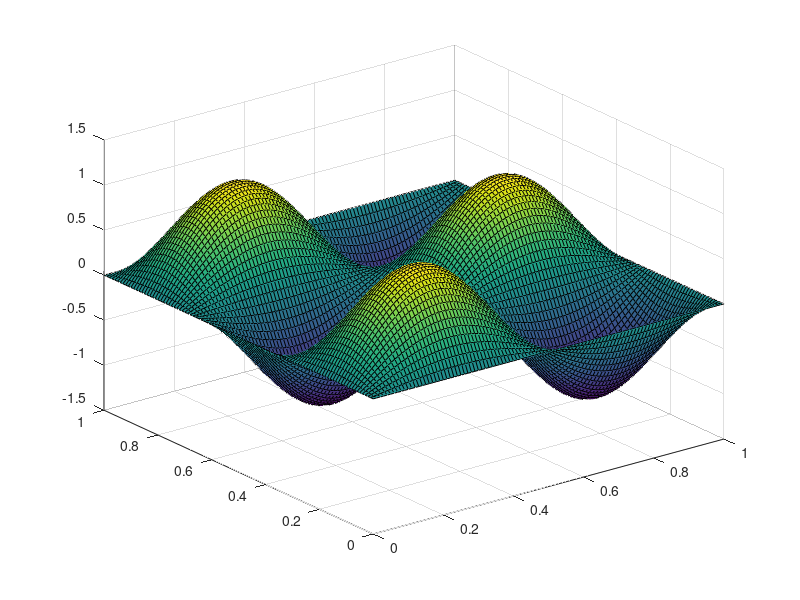
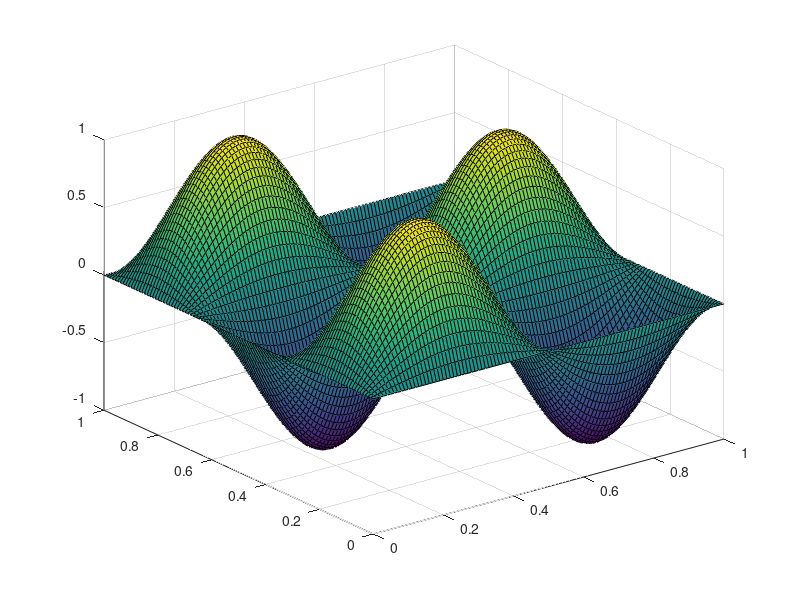
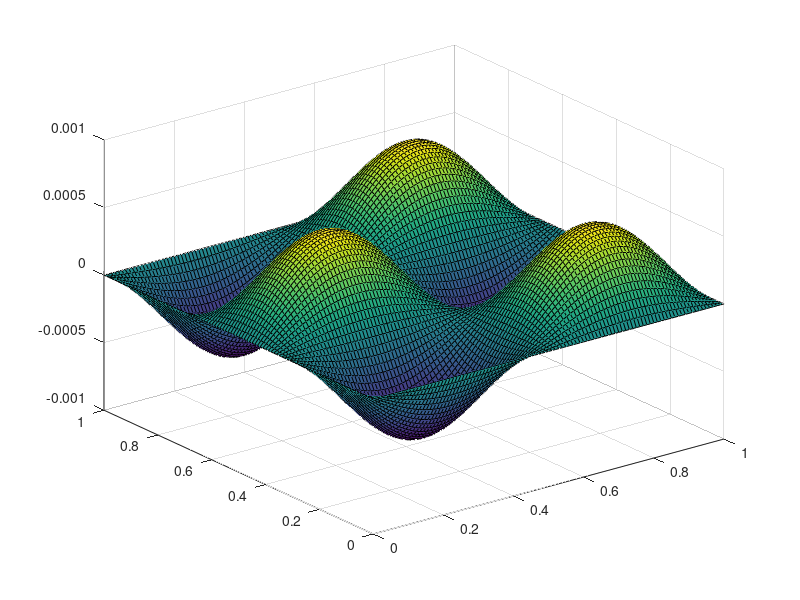

Recreate these plots in MATLAB, in order.
%% A simple code to numerically solve Poisson's equation in 2D. 
close all; clear; clc
%Start with Dx = Dy

% Initiate with BCs, u = 0 on d\Omega, and \Omega (0,1)^2:
x_domain = [0,1]; y_domain = [0,1];
N = 100; % number of x gridpoints
M = 100; % number of y gridpoints
Dx = (x_domain(2)-x_domain(1))/N; Dy = (y_domain(2) - y_domain(1))/M;

% Make the actual Omega domain:
X_ = Dx:Dx:x_domain(2)-Dx; Y_ = Dy:Dy:y_domain(2)-Dy;
[X,Y] = ndgrid(X_,Y_);

% Define f, the inhomogenity of Possion's equation:
f = @(x_,y_) 13 * pi^2 * sin(2*pi*x_) .* sin(3*pi*y_);
f_grid = f(X,Y); f_vec = reshape(f_grid,[(N-1)*(M-1),1]);

% First need to code up the matrix for the scheme:
B = (1/Dy^2) * (diag(2*ones(1,M-1))+diag(-1*ones(1,M-2),1)+diag(-1*ones(1,M-2),-1)) + (2/Dx^2)*eye(M-1) ;
C = (1/Dx^2) * eye(M-1) ;


% Or straight from Wikipedia, Kronecker product.
nx = N-1; % number of grid points in the x-direction;
ny = M-1; % number of grid points in the y-direction;
ex = ones(nx,1);
Dxx = (1/Dx^2) * spdiags([ex -2*ex ex], [-1 0 1], nx, nx); %1D discrete Laplacian in the x-direction ;
ey = ones(ny,1);
Dyy = (1/Dy^2) * spdiags([ey, -2*ey ey], [-1 0 1], ny, ny); %1D discrete Laplacian in the y-direction ;
L = kron(Dyy, speye(nx)) + kron(speye(ny), Dxx) ;
L = -L; % Our Convention

% Backslash solver for U_vec and reshape onto grid.
U_vec = L\f_vec;
U_grid = reshape(U_vec,[M-1,N-1]);

% Whack the BCs back into the grid
U_grid = [zeros(1,(N-1)); U_grid; zeros(1,(N-1))];
U_grid = [zeros(M+1,1),U_grid,zeros(M+1,1)];

% Expand X,Y to include boundaries:
X_ = 0:Dx:x_domain(2); Y_ = 0:Dy:y_domain(2);
[X,Y] = ndgrid(X_,Y_);

% Plot the solution and observe,
figure(1)
surf(X,Y,U_grid); hold on

% Noting that the analytic solution is sin(2*pi*x)sin(3*pi*y) lets plot
% this too for comparison.
u_analytic = @(x,y) sin(2*pi*x) .* sin(3*pi*y);
U_Ana = u_analytic(X,Y);
figure(2)
surf(X,Y, U_Ana); hold on

figure(3)
error = U_Ana - U_grid;
surf(X,Y,error);
